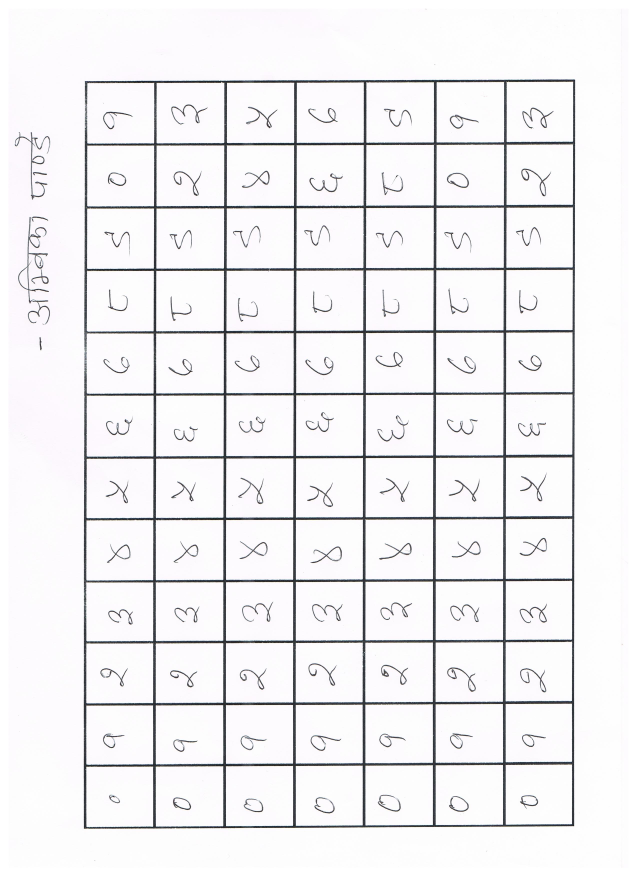
#> input picture data/safal 001.jpg, 2550 x 3507 px (shown at 1/4 size); its folder holds only this picture in this run
$ python seg_crop_all.py   (older library calls are emulated)
#> lines starting #> are read from the running program, lines starting #| are printed output that depends on the picture; after the words box and inside, x2 and y2 are one past the last pixel; in counts of white or black regions, pixels touching at a corner belong together
### boundingBox.py
import os
import sys
import cv2

from cropper import crop


def seg_crop(file_name):
    BASE_DIR = os.path.dirname(os.path.abspath(__file__))
    path = os.path.join(BASE_DIR, "data/" + file_name)
    img = cv2.imread(path)
    img = crop(img, True)
    img_gray = cv2.imread(path, cv2.IMREAD_GRAYSCALE)
    img_gray = crop(img_gray, False)
    ret, thresh1 = cv2.threshold(img_gray, 245, 255, cv2.THRESH_BINARY)
    cv2.imwrite(
        os.path.join(BASE_DIR, "Thresholds/thresholdcheck of " + file_name + ".jpg"), thresh1)
    ret, thresh = cv2.threshold(
        thresh1, 0, 255, cv2.THRESH_BINARY_INV + cv2.THRESH_OTSU)
    imga, contours, hierarchy = cv2.findContours(
        thresh, cv2.RETR_TREE, cv2.CHAIN_APPROX_NONE)

    print(len(contours))
    for i in range(0, len(contours)):
        area = cv2.contourArea(contours[i])
        if i == 0:
            maxArea = area
            # print(maxArea)
            # print(img_gray.size)
            bigIndex = i
        if area > maxArea:
            maxArea = area
            bigIndex = i
    # [6 lines of commented-out code are left out]
    i = hierarchy[0][bigIndex][2]
    # print(i)
    count = 0
    while True:
        # print("here")
        count += 1
        x, y, w, h = cv2.boundingRect(contours[i])

        boxArea = w * h
        # print("BA:"+str(boxArea))
        if boxArea < img_gray.size / 100:
            # print("herein")
            i = hierarchy[0][i][0]
            # print(i)
            if(i == -1):
                break
            continue

        childIndex = hierarchy[0][i][2]
        # cv2.drawContours(img, contours[childIndex], -1, (255,0,255),2,
        # cv2.LINE_AA, maxLevel=2)

        while True:
            x, y, w, h = cv2.boundingRect(contours[childIndex])

            contentArea = w * h
            # print(contentArea)

            if (contentArea > 900):
                cropped_image = img[y:y + h, x:x + w]
                # print(childIndex)
                cv2.imwrite(
                    os.path.join(BASE_DIR, "croppedchildren/" + file_name[:-3] + " of " + str(childIndex) + ".jpg"), cropped_image)

                img = cv2.rectangle(
                    img, (x, y), (x + w, y + h), (0, 255, 0), 2)

                cv2.drawContours(img, contours[childIndex], -1, (
                    255, 0, 255), 2, cv2.LINE_AA, maxLevel=2)
                break

            if(hierarchy[0][childIndex][0] == -1):
                break

            else:
                childIndex = hierarchy[0][childIndex][0]

                # cv2.imwrite('convehull.jpg',img)

        i = hierarchy[0][i][0]
        if(hierarchy[0][i][0] == -1):
            break
        # pass
    # cv2.drawContours(img, contours[52], -1, (255,0,255),2, cv2.LINE_AA,
    # maxLevel=2)

    nextBoxIndex = hierarchy[0][0][2]
    # [6 lines of commented-out code are left out]

    cnt = contours[bigIndex]
    x, y, w, h = cv2.boundingRect(cnt)
    # img = cv2.rectangle(img,(x,y),(x+w,y+h),(0,255,0),2)
    # cropped_image = img[y:y+h, x:x+w]
    cv2.imwrite(
        os.path.join(BASE_DIR, 'Segmentation map/seg_map of ' + file_name + '.jpg'), img)

    # cv2.imshow('img',img)

# [3 lines that do not run on import are left out]

### cropper.py
import cv2
import numpy


def crop(img, isColor):
    if isColor:
        img_gray = cv2.cvtColor(img, cv2.COLOR_BGR2GRAY)
    else:
        img_gray = img
    ret, thresh1 = cv2.threshold(img_gray, 245, 255, cv2.THRESH_BINARY)
    # cv2.imwrite("thresholdcheck2.jpg",thresh1)
    ret, thresh = cv2.threshold(
        thresh1, 0, 255, cv2.THRESH_BINARY_INV + cv2.THRESH_OTSU)
    imga, contours, hierarchy = cv2.findContours(
        thresh, cv2.RETR_TREE, cv2.CHAIN_APPROX_NONE)

    # print(len(contours))
    for i in range(0, len(contours)):
        area = cv2.contourArea(contours[i])
        if i == 0:
            maxArea = area
            # print(maxArea)
            # print(img_gray.size)
            bigIndex = i
        if area > maxArea:
            maxArea = area
            bigIndex = i

    cnt = contours[bigIndex]
    x, y, w, h = cv2.boundingRect(cnt)
    # img = cv2.rectangle(img,(x,y),(x+w,y+h),(0,255,0),2)
    cropped_image = img[y:y + h, x:x + w]
    return cropped_image

### seg_crop_all.py
import os

from boundingBox import seg_crop


BASE_DIR = os.path.dirname(os.path.abspath(__file__))


def seg_crop_all():
    for f in os.listdir(os.path.join(BASE_DIR, 'data')):
        if os.path.isfile(os.path.join(BASE_DIR + '/data', f)):
            print('Next file' + str(f))
            seg_crop(f)
#> in seg_crop, img is the input picture: shape (3507, 2550, 3); mean B, G, R 241.4, 239.6, 240.4
#> in crop, `ret, thresh1 = cv2.threshold(img_gray, 245, 255, cv2.THRESH_BINARY)`:
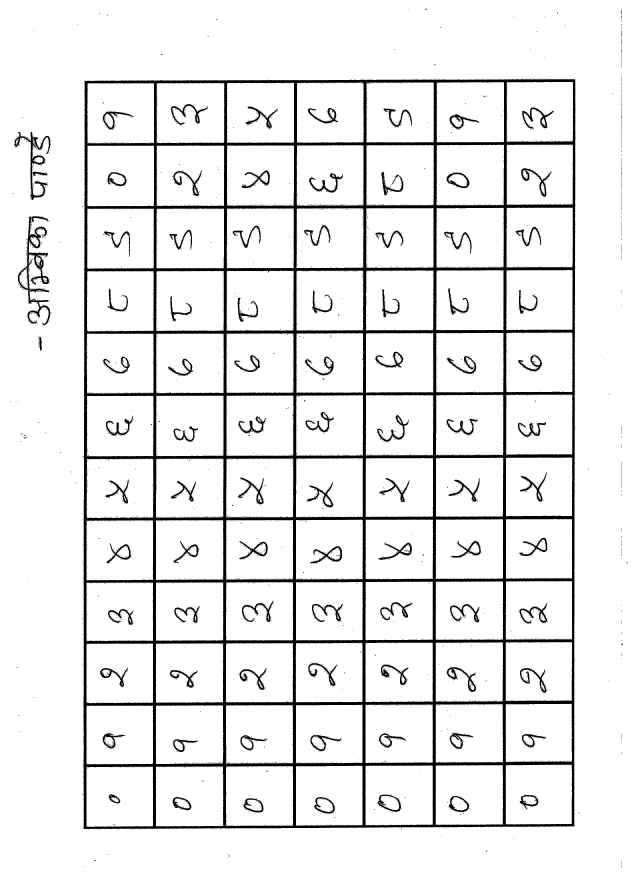
#> thresh1: shape (3507, 2550) (shown at 1/4 size); 91.7% white; 14188 black regions (14073 under 20 px), largest, box (x1, y1, x2, y2) and area: (332, 316, 2303, 3317) 554019, (72, 867, 201, 1300) 10322, (58, 528, 202, 800) 5826
#> in crop, `ret, thresh = cv2.threshold( thresh1, 0, 255, cv2.THRESH_BINARY_INV + ..`:
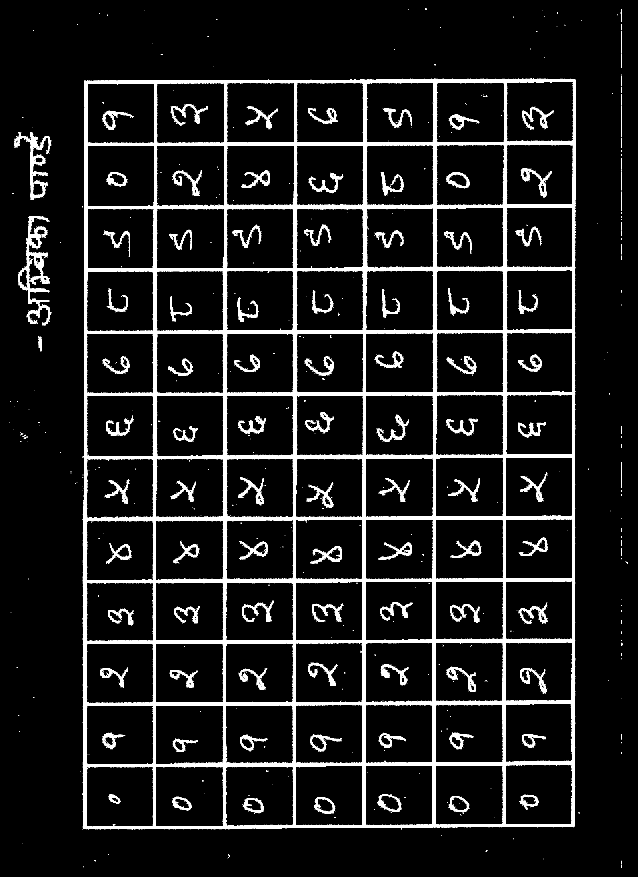
#> thresh: shape (3507, 2550) (shown at 1/4 size); 8.3% white; 14188 white regions (14073 under 20 px)
#> in crop, `ret, thresh = cv2.threshold( thresh1, 0, 255, cv2.THRESH_BINARY_INV + ..`: ret = 0
#> in crop, `imga, contours, hierarchy = cv2.findContours( thresh, cv2.RETR_TREE, c..`: contours = 14857 contours, 14593 with area under 20; largest, box (x1, y1, x2, y2) and area: (332, 316, 2303, 3317) 5864968, (625, 581, 898, 826) 65230, (624, 1581, 896, 1826) 65200, (1745, 578, 2017, 823) 65116, (1464, 579, 1736, 824) 65083
#> the loop in crop, `for i in range(0, len(contours)):` made 14857 passes
#> (area, maxArea) on passes 369, 888, 1501: (337, 337), (12366.5, 12366.5), (5864967.5, 5864967.5)
#> in crop, `cnt = contours[bigIndex]`: cnt = contour of 10101 points, box (x1, y1, x2, y2) (332, 316, 2303, 3317), area 5864968
#> in crop, `x, y, w, h = cv2.boundingRect(cnt)`: x = 332; y = 316; w = 1971; h = 3001
#> in crop, `cropped_image = img[y:y + h, x:x + w]`:
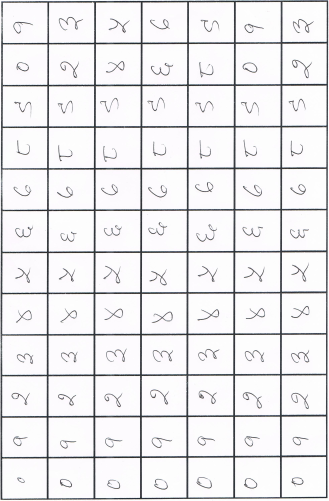
#> cropped_image: shape (3001, 1971, 3) (shown at 1/6 size); mean B, G, R 235.5, 233.4, 234.2
#> in crop (call 2), `imga, contours, hierarchy = cv2.findContours( thresh, cv2.RETR_TREE, c..`: contours = 14872 contours, 14609 with area under 20; largest, box (x1, y1, x2, y2) and area: (332, 316, 2303, 3317) 5864875, (625, 581, 898, 826) 65232, (624, 1581, 896, 1826) 65204, (1745, 578, 2017, 823) 65128, (1464, 579, 1736, 824) 65093
#> the loop in crop (call 2), `for i in range(0, len(contours)):` made 14872 passes
#> (area, maxArea) on passes 369, 889, 1506: (337, 337), (12327, 12327), (5864875, 5864875)
#> in seg_crop, `ret, thresh1 = cv2.threshold(img_gray, 245, 255, cv2.THRESH_BINARY)`:
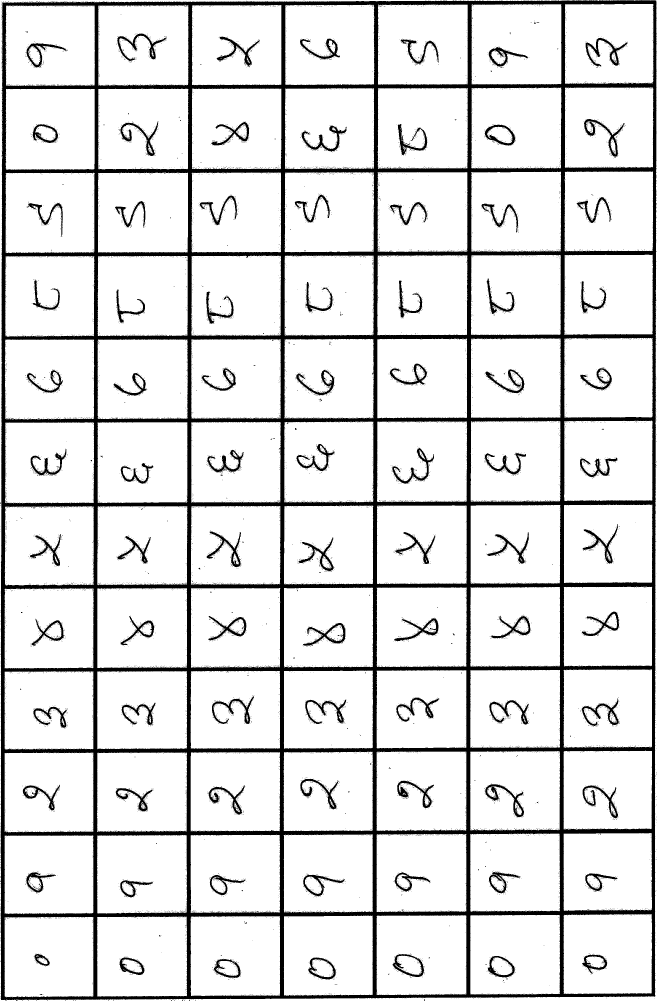
#> thresh1: shape (3001, 1971) (shown at 1/3 size); 87.9% white; 12978 black regions (12892 under 20 px), largest, box (x1, y1, x2, y2) and area: (0, 0, 1971, 3001) 553061, (1756, 113, 1883, 199) 2371, (1752, 357, 1875, 470) 2315
#> in seg_crop, `ret, thresh = cv2.threshold( thresh1, 0, 255, cv2.THRESH_BINARY_INV + ..`:
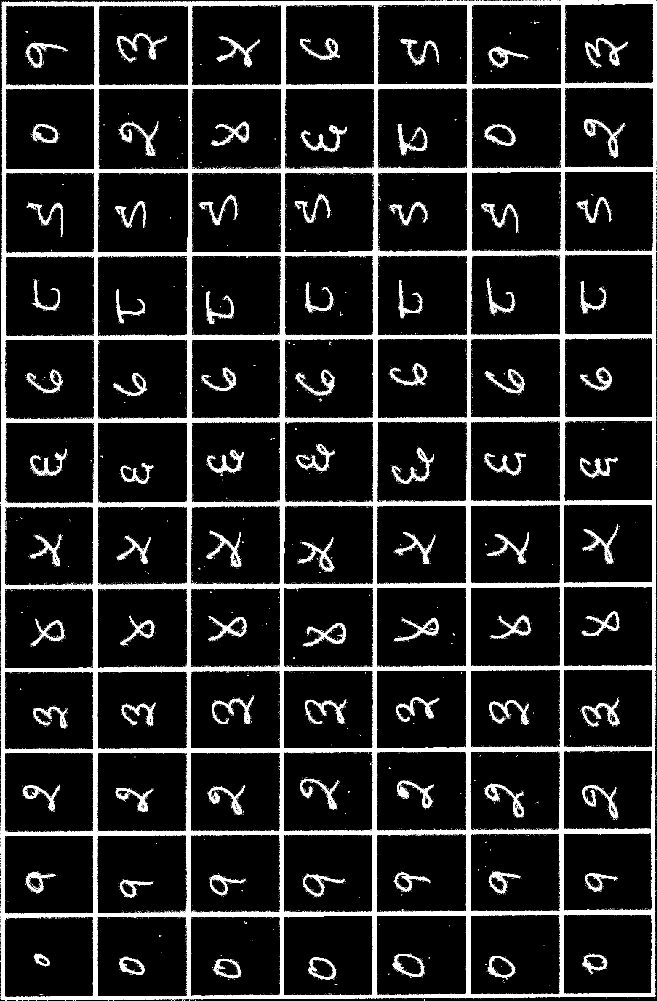
#> thresh: shape (3001, 1971) (shown at 1/3 size); 12.1% white; 12978 white regions (12892 under 20 px)
#> in seg_crop, `ret, thresh = cv2.threshold( thresh1, 0, 255, cv2.THRESH_BINARY_INV + ..`: ret = 0
#> in seg_crop, `imga, contours, hierarchy = cv2.findContours( thresh, cv2.RETR_TREE, c..`: contours = 13575 contours, 13330 with area under 20; largest, box (x1, y1, x2, y2) and area: (0, 0, 1971, 3001) 5864875, (293, 265, 566, 510) 65232, (292, 1265, 564, 1510) 65204, (1413, 262, 1685, 507) 65128, (1132, 263, 1404, 508) 65093
#| 13575
#> the loop in seg_crop, `for i in range(0, len(contours)):` made 13575 passes
#> in seg_crop, `i = hierarchy[0][bigIndex][2]`: i = 314
#> the loop in seg_crop, `while True: # print("here")` made 205 passes
#> (boxArea, i) on passes 5 to 7: (65124, 427), (65824, 534), (65070, 658)
#> after the loop in seg_crop, `while True:`:
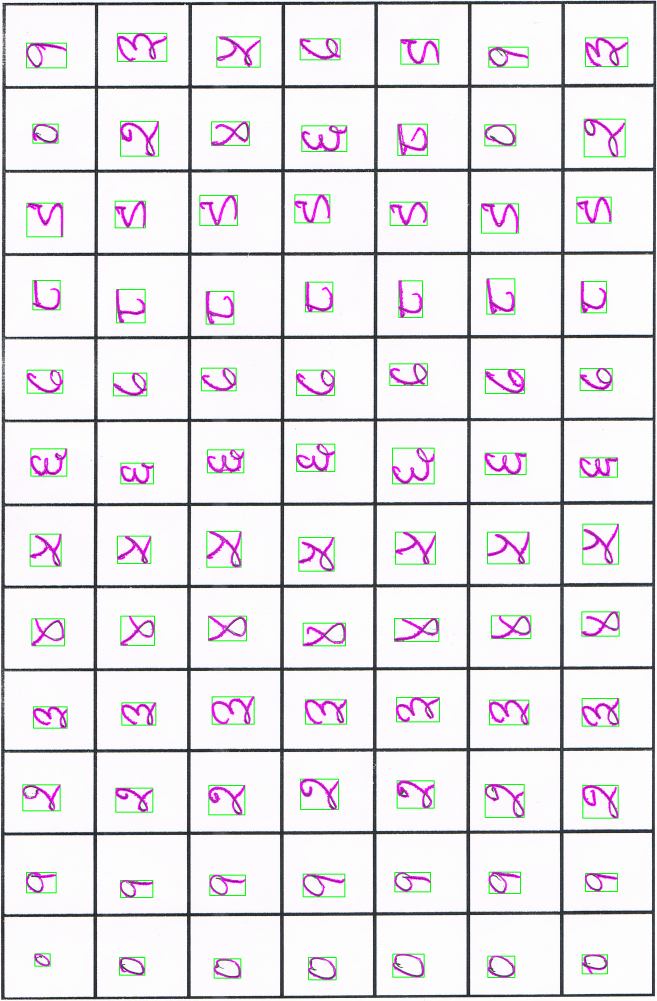
#> img: shape (3001, 1971, 3) (shown at 1/3 size); mean B, G, R 233.2, 229, 231.9

if __name__ == "__main__":

    seg_crop_all()

$ run again, on data/safal 005.jpg
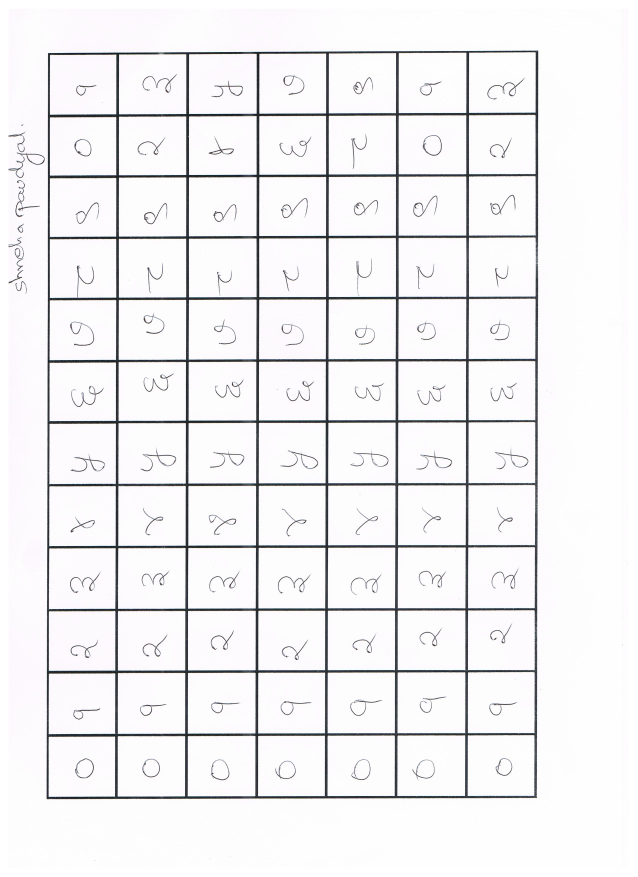
#> input picture data/safal 005.jpg, 2550 x 3507 px (shown at 1/4 size)
#> in seg_crop, img is the input picture: shape (3507, 2550, 3); mean B, G, R 241.7, 240.3, 240.8
#> in crop, `ret, thresh = cv2.threshold( thresh1, 0, 255, cv2.THRESH_BINARY_INV + ..`:
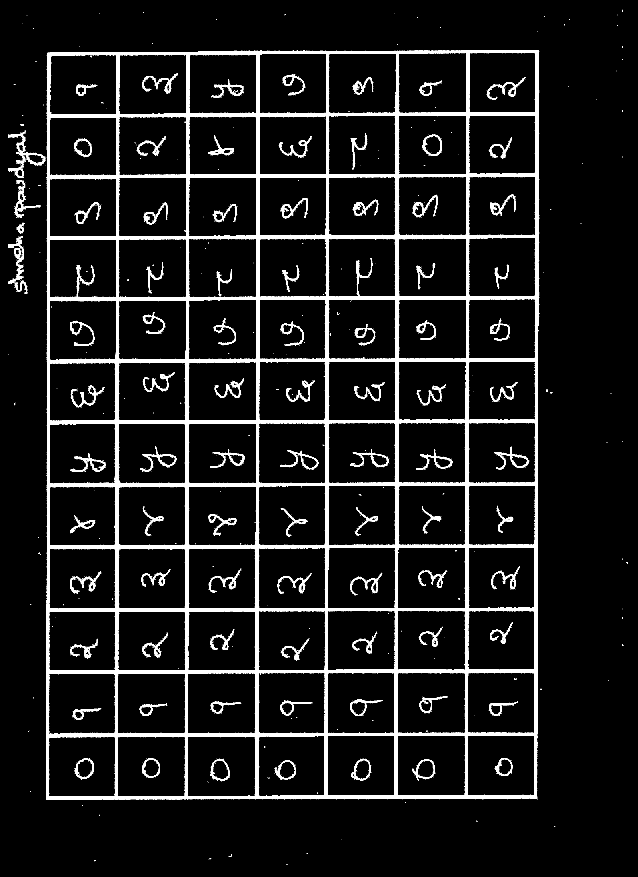
#> thresh: shape (3507, 2550) (shown at 1/4 size); 7.8% white; 9768 white regions (9670 under 20 px)
#> in crop, `ret, thresh = cv2.threshold( thresh1, 0, 255, cv2.THRESH_BINARY_INV + ..`: ret = 0
#> in crop, `imga, contours, hierarchy = cv2.findContours( thresh, cv2.RETR_TREE, c..`: contours = 10185 contours, 9924 with area under 20; largest, box (x1, y1, x2, y2) and area: (185, 200, 2155, 3199) 5861086, (1589, 2689, 1862, 2934) 65454, (1590, 2190, 1863, 2434) 65391, (751, 2691, 1023, 2935) 65298, (752, 2191, 1024, 2435) 65192
#> the loop in crop, `for i in range(0, len(contours)):` made 10185 passes
#> (area, maxArea) on passes 372, 540, 729, 867, 1124: (499.5, 499.5), (1729.5, 1729.5), (2101.5, 2101.5), (4330.5, 4330.5), (5861085.5, 5861085.5)
#> cnt = contour of 9969 points, box (x1, y1, x2, y2) (185, 200, 2155, 3199), area 5861086
#> in crop, `x, y, w, h = cv2.boundingRect(cnt)`: x = 185; y = 200; w = 1970; h = 2999
#> in crop (call 2), `imga, contours, hierarchy = cv2.findContours( thresh, cv2.RETR_TREE, c..`: contours = 10185 contours, 9924 with area under 20; largest, box (x1, y1, x2, y2) and area: (185, 200, 2155, 3199) 5860982, (1589, 2689, 1862, 2934) 65468, (1590, 2190, 1863, 2434) 65404, (751, 2691, 1023, 2935) 65312, (752, 2191, 1024, 2435) 65200
#> the loop in crop (call 2), `for i in range(0, len(contours)):` made 10185 passes
#> (area, maxArea) on passes 372, 540, 729, 867, 1123: (499.5, 499.5), (1728.5, 1728.5), (2099.5, 2099.5), (4330.5, 4330.5), (5860982, 5860982)
#> cropped_image: shape (2999, 1970)
#> in seg_crop, `ret, thresh = cv2.threshold( thresh1, 0, 255, cv2.THRESH_BINARY_INV + ..`: ret = 0
#> in seg_crop, `imga, contours, hierarchy = cv2.findContours( thresh, cv2.RETR_TREE, c..`: contours = 9337 contours, 9090 with area under 20; largest, box (x1, y1, x2, y2) and area: (0, 0, 1970, 2999) 5860982, (1404, 2489, 1677, 2734) 65468, (1405, 1990, 1678, 2234) 65404, (566, 2491, 838, 2735) 65312, (567, 1991, 839, 2235) 65200
#| 9337
#> the loop in seg_crop, `for i in range(0, len(contours)):` made 9337 passes
#> (area, maxArea, bigIndex) on pass 298: (5860982, 5860982, 297)
#> in seg_crop, `i = hierarchy[0][bigIndex][2]`: i = 298
#> the loop in seg_crop, `while True: # print("here")` made 103 passes
#> (boxArea, i) on passes 1, 2, 3, 4, 5, 7, 8, 9: (64614, 421), (65853, 502), (64856, 573), (66096, 658), (65582, 716), (66096, 771), (65636, 820), (65392, 932)
#> after the loop in seg_crop, `while True:`:
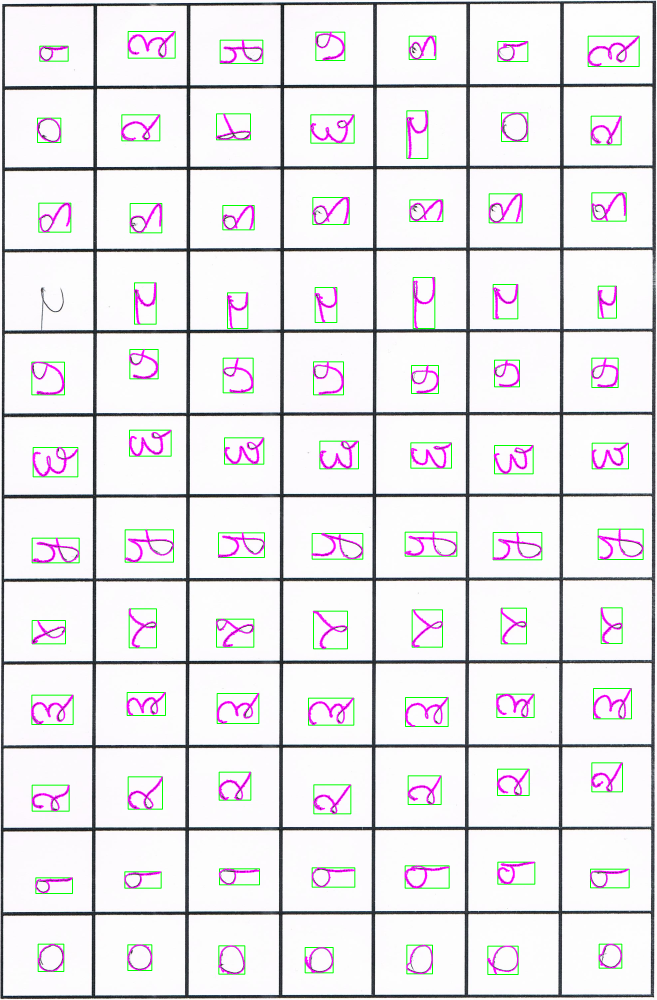
#> img: shape (2999, 1970, 3) (shown at 1/3 size); mean B, G, R 233.3, 229.9, 232.1
